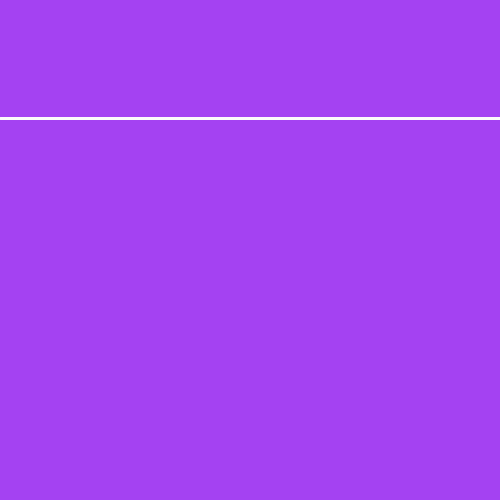
Frame 1 (no input)
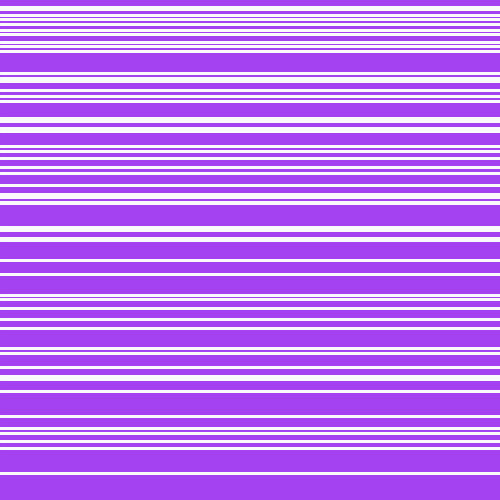
Frame 60 (the mouse pressed at the canvas centre just before this capture)
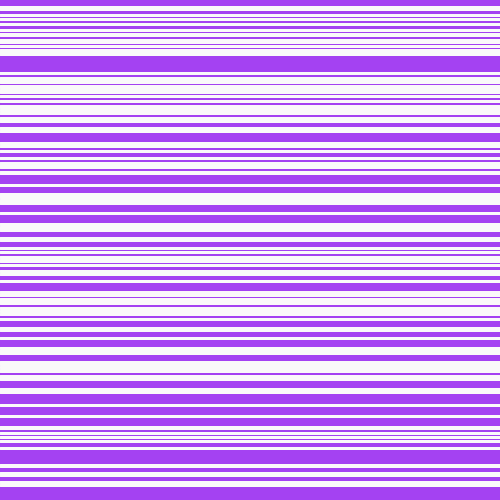
Frame 120 (the mouse held since frame 60 and released just before this capture)

The Processing sketch that drew these frames (run headless with seeded random() and noise(); from frame 60 on, the mouse is pressed at the canvas centre):

// Processing sketch: straight_line
// ── straight_line.pde
// type variable_name = 0;
float distanceTop = 100;

void setup() {
  size(500, 500);
  background(random(0, 255), random(0, 255), random(0, 255));
}
void draw() {
  // shape properties
  stroke(250); // line color
  strokeWeight(3); // line thickness
  // distance from top
  distanceTop = random(0, height); // give the line a dandom value distance from top
  // (x1, y1, x2, y2)
  line(0, distanceTop, width, distanceTop);
}
